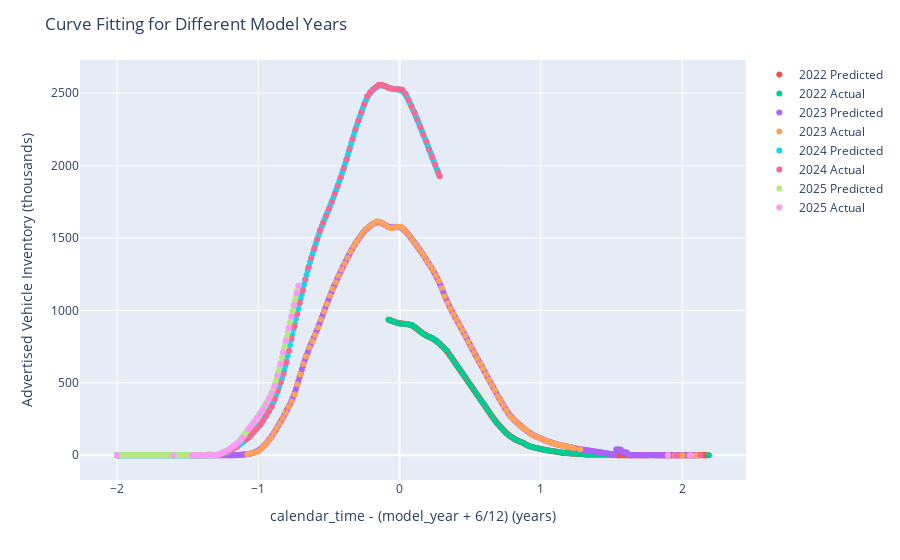
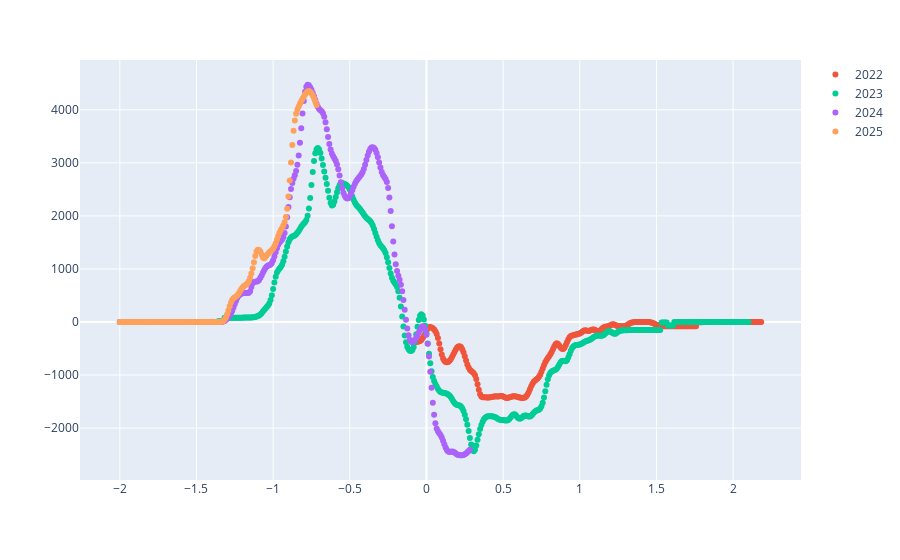

Notebook source saved alongside these figures, in order:
### Markdown cell above
# Spline Regression

### Code cell
# For each model year that we have data (2022 through 2025),
# fit a separate spline regression.  Do this so that monthly
# inventory counts can be predicted despite not having
# direct access to this information.  (All of the information
# that we have to go on is the graph from www.spglobal.com/mobility)

model_yr_range = range(2022, 2026, 1)
inventory_model = dict.fromkeys(model_yr_range)

# Create some evenly space yr_diffs for evaluating each model.
# These same yr_diffs can be used for other model years
# to compare apples to apples.
step = 1.0/120.0
a = -3.0
b = 3.0

yr_diffs = np.linspace(a, b, num=int((b - a)/step + 1))

# Create a data-frame to store the predictions from each model.
mixed_years_2 = pl.DataFrame()

# Get plotly figures set up before the loop.
fig = px.scatter()
fig_2 = px.scatter()

# Degree of spline polynomials
k = 3

# End knots must be repeated "k + 1" times.
# See: https://www.mathworks.com/help/curvefit/how-to-choose-knots.html
# The end knots must be small and large enough to bracket the data points.
model_year_knots = {
    2022: (
        np.sort(
            np.array([
                *[2.19 + 1e3 * np.finfo(float).eps]*(k + 1), 
                1.48, 1.2, 1, 0.9, 0.85, 0.8, 0.7, 0.6, 0.4, 0.3, 
                0.2, 0.15, 0.087, 0.025, 0, -0.015,
                *[-0.079428 - 1e3 * np.finfo(float).eps]*(k + 1)
            ])
        )
    ),
    2023: (
        np.sort(
            np.array([
                *[-2. - 1e3 * np.finfo(float).eps]*(k + 1), 
                -1.08, -1.02, -1., -0.95, 
                -0.93, -0.91, -0.88, -0.85, -0.82,
                -0.75, -0.73, -0.5, 
                -0.3, -0.244, -0.2, -0.18, -0.15, -0.12, -0.09, -0.05, 
                -0.03,  0.,  0.03,  0.1,  0.5,  0.95,  1.,  1.05,
                1.15,  
                *[2.1 + 1e3 * np.finfo(float).eps]*(k + 1)
            ])
        )
    ),
    2024: (
        np.sort(
            np.array([
                *[0.283906 + 1e3 * np.finfo(float).eps]*(k + 1), 
                0.1, 0.03, 0, 
                -0.03, -0.05, -0.09, -0.12, -0.15, -0.18, -0.2, -0.244, -0.3, -0.5, 
                -0.73, -0.75, -0.95, 
                -1, -1.02, -1.2, -1.22, -1.28, -1.32, -1.4, -1.45, 
                *[-2 - 1e3 * np.finfo(float).eps]*(k + 1)
            ])
        )
    ),
    2025: (
        np.sort(
            np.array([
                *[-2 - 1e3 * np.finfo(float).eps]*(k + 1),
                -1.42, -1.3, -1.27, -1.12, -1, -0.9, -0.85, -0.8, 
                *[-0.716094 + 1e3 * np.finfo(float).eps]*(k + 1)   
            ])
        )
    )
}

# Make a model for each model_year and fit the model.
for yr in model_yr_range:
    # Prepare to fit model.
    # Sometimes, we only want to work with some values in yr_diff.
    yr_diff_filter = (
        pl.when(yr == 2022)
        .then(
            (pl.col("yr_diff").is_between(-0.079428, 2.19))
        )
        .when(yr == 2023)
        .then(
            (pl.col("yr_diff").is_between(-2.0, 2.1))
        )
        .when(yr == 2024)
        .then(
            (pl.col("yr_diff").is_between(-2.0, 0.283906))
        )
        .when(yr == 2025)
        .then(
            (pl.col("yr_diff").is_between(-2.0, -0.716094))
        )
        .otherwise(True)
    )
    
    mixed_years_filtered = (mixed_years
        .filter(yr_diff_filter & (pl.col("model_year") == yr))
        .sort(by=pl.col("yr_diff"))
    )

    x = (mixed_years_filtered
        .select("yr_diff")
        .collect()
        .to_series()
        .to_numpy()
    )
    
    y = (mixed_years_filtered
        .select("advertised_inventory")
        .collect()
        .to_series()
        .to_numpy()
    )

    # Fit model.
    # current_yr_inventory_model = make_lsq_spline(
    #     x=x,
    #     y=y,
    #     t=model_year_knots[yr],
    #     k=k
    # )
    current_yr_inventory_model = KernelReg(
        endog=y,
        exog=x,
        var_type="c",
        reg_type="ll",
        bw=[0.02]
    )
    
    # Save the fitted model.
    inventory_model[yr] = current_yr_inventory_model

    # Put the predictions from current_yr_inventory_model into a new data-frame.
    mixed_years_current_preds = pl.LazyFrame(
        data={
            "yr_diff": yr_diffs,
            "model_year": None,
            "predicted_inventory": None,
            "predicted_inventory_derivative": None
        },
        schema={
            "yr_diff": pl.Float64,
            "model_year": pl.Int32,
            "predicted_inventory": pl.Float64,
            "predicted_inventory_derivative": pl.Float64
        }
    )

    # Filter it first.
    mixed_years_current_preds = (mixed_years_current_preds
        .filter(yr_diff_filter)                             
    )

    # Use the current_yr_inventory_model to get the predictions.
    # preds = current_yr_inventory_model(
    #     mixed_years_current_preds
    #         .select("yr_diff")
    #         .collect()
    #         .to_series()
    # )

    preds, derivatives = current_yr_inventory_model.fit(
        data_predict=mixed_years_current_preds
            .select("yr_diff")
            .collect()
            .to_series()
    )

    derivatives = derivatives.flatten()
    # derivatives = current_yr_inventory_model(
    #     x=mixed_years_current_preds
    #         .select("yr_diff")
    #         .collect()
    #         .to_series(),
    #     nu=1
    # )

    # Replace negative values generated by the spline regression.
    # (I cannot figure out how to put constraints on the spline regression
    # other than to just fix the predictions like I do here.)
    preds = np.where(preds < 0, 0, preds)

    mixed_years_current_preds = (mixed_years_current_preds
        .with_columns(
            model_year = pl.lit(yr),
            predicted_inventory = preds,
            predicted_inventory_derivative = derivatives
        )                 
    )
    
    # Save mixed_years_current_preds for the current model_year.
    mixed_years_2 = (mixed_years_2
        .vstack(mixed_years_current_preds.collect())     
    )

    # Make a plot of the original training data alongside the predictions.
    fig.add_scatter(
        x=(mixed_years_2
           .filter(pl.col("model_year") == yr)
           .select("yr_diff")
           .to_series()
        ),
        y=(mixed_years_2
           .filter(pl.col("model_year") == yr)
           .select("predicted_inventory")
           .to_series()
        ),
        mode="markers",
        name=f"{yr} Predicted"
    )

    fig.add_scatter(
        x=(mixed_years
           .filter(pl.col("model_year") == yr)
           .select("yr_diff")
           .collect()
           .to_series()
        ),
        y=(mixed_years
           .filter(pl.col("model_year") == yr)
           .select("advertised_inventory")
           .collect()
           .to_series()
        ),
        mode="markers",
        name=f"{yr} Actual"
    )

    # https://plotly.com/python/figure-labels/
    fig.update_layout(
        title=dict(text="Curve Fitting for Different Model Years"),
        xaxis=dict(
            title=dict(
                text="calendar_time - (model_year + 6/12) (years)"
            )
        ),
        yaxis=dict(
            title=dict(
                text="Advertised Vehicle Inventory (thousands)"
            )
        )
    )

    fig_2.add_scatter(
        x=(mixed_years_2
           .filter(pl.col("model_year") == yr)
           .select("yr_diff")
           .to_series()
        ),
        y=(mixed_years_2
           .filter(pl.col("model_year") == yr)
           .select("predicted_inventory_derivative")
           .to_series()
        ),
        mode="markers",
        name=f"{yr}"
    )

# Show the figures.
fig.show()
fig_2.show()

### Figure 1 — Plotly figure (JSON) as saved in the notebook; plotly's stock layout.template omitted (floating-point values rounded to 4 significant figures; data arrays with more than 128 entries replaced by an {"elided": "..."} marker saying what was removed)
{"data": [{"hovertemplate": "<extra></extra>", "legendgroup": "", "marker": {"color": "#636efa", "symbol": "circle"}, "mode": "markers", "name": "", "orientation": "v", "showlegend": false, "type": "scatter", "xaxis": "x", "yaxis": "y"}, {"mode": "markers", "name": "2022 Predicted", "type": "scatter", "x": {"elided": "272 float values"}, "y": {"elided": "272 float values"}}, {"mode": "markers", "name": "2022 Actual", "type": "scatter", "x": [-2, -1.6, -0.07943, -0.05857, -0.03772, -0.01686, 0.003995, 0.02485, 0.04571, 0.06656, 0.08742, 0.1083, 0.1291, 0.15, 0.1708, 0.1917, 0.2126, 0.2334, 0.2543, 0.2751, 0.296, 0.3168, 0.3377, 0.3585, 0.3794, 0.4003, 0.4211, 0.442, 0.4628, 0.4837, 0.5045, 0.5254, 0.5462, 0.5671, 0.588, 0.6088, 0.6297, 0.6505, 0.6714, 0.6922, 0.7131, 0.7339, 0.7548, 0.7757, 0.7965, 0.8174, 0.8382, 0.8591, 0.8799, 0.9008, 0.9216, 0.9425, 0.9634, 0.9842, 1.005, 1.026, 1.047, 1.068, 1.088, 1.109, 1.13, 1.151, 1.172, 1.193, 1.214, 1.234, 1.255, 1.276, 1.297, 1.318, 1.339, 1.36, 1.38, 1.401, 1.422, 1.443, 1.464, 1.485, 1.506, 2.05, 2.19], "y": [0, 0, 935.6, 928.8, 920.9, 913.0, 908.6, 908.6, 905.8, 903.1, 899.3, 883.9, 867.9, 851.4, 836.4, 824.4, 815.5, 806.9, 796.0, 778.2, 758.4, 738.5, 720.0, 686.2, 658.1, 628.0, 598.2, 568.8, 540.0, 509.9, 482.2, 451.4, 421.6, 392.6, 363.5, 334.0, 303.9, 274.2, 244.1, 219.8, 197.2, 174.2, 152.7, 136.3, 122.2, 108.9, 97.59, 92.8, 82.31, 69.88, 60.3, 56.53, 50.37, 45.92, 41.13, 36.34, 35.32, 29.5, 27.79, 25.05, 20.26, 16.84, 16.5, 13.42, 12.73, 12.73, 9.993, 8.967, 6.914, 5.203, 5.203, 5.203, 5.203, 5.203, 5.203, 5.203, 5.203, 5.203, 3.492, 0, 0]}, {"mode": "markers", "name": "2023 Predicted", "type": "scatter", "x": {"elided": "493 float values"}, "y": {"elided": "493 float values"}}, {"mode": "markers", "name": "2023 Actual", "type": "scatter", "x": [-2, -1.6, -1.078, -1.057, -1.036, -1.015, -0.9941, -0.9733, -0.9524, -0.9315, -0.9107, -0.8898, -0.869, -0.8481, -0.8273, -0.8064, -0.7856, -0.7647, -0.7438, -0.723, -0.7021, -0.6813, -0.6619, -0.6396, -0.6187, -0.5979, -0.577, -0.5561, -0.5353, -0.5144, -0.4936, -0.4727, -0.4519, -0.431, -0.4101, -0.3893, -0.3684, -0.3476, -0.3267, -0.3059, -0.285, -0.2642, -0.2433, -0.2224, -0.2016, -0.1807, -0.1599, -0.139, -0.1182, -0.09731, -0.07646, -0.0556, -0.03474, -0.01389, 0.006966, 0.02782, 0.04868, 0.06953, 0.09039, 0.1112, 0.1321, 0.153, 0.1738, 0.1947, 0.2155, 0.2364, 0.2572, 0.2781, 0.2989, 0.3198, 0.3407, 0.3615, 0.3824, 0.4032, 0.4241, 0.4449, 0.4658, 0.4866, 0.5075, 0.5284, 0.5492, 0.5701, 0.5909, 0.6118, 0.6326, 0.6535, 0.6744, 0.6952, 0.7161, 0.7369, 0.7578, 0.7786, 0.7995, 0.8203, 0.8412, 0.8621, 0.8829, 0.9038, 0.9246, 0.9455, 0.9663, 0.9872, 1.008, 1.029, 1.05, 1.071, 1.091, 1.112, 1.133, 1.154, 1.175, 1.196, 1.217, 1.237, 1.278, 1.9, 2.1, 1.95, 2, 2.05, -1.65, -1.7, -1.75, -1.8, -1.85, -1.9, -1.95], "y": [0, 0, 7.94, 9.651, 16.84, 22.31, 31.21, 53.11, 73.64, 94.51, 120.2, 154.1, 187.9, 221.1, 256.4, 293.7, 334.0, 371.0, 418.6, 489.4, 557.8, 629.4, 681.1, 744.3, 786.8, 830.2, 881.2, 936.6, 992.1, 1045.0, 1100.0, 1148.0, 1194.0, 1239.0, 1283.0, 1324.0, 1364.0, 1404.0, 1440.0, 1471.0, 1501.0, 1530.0, 1556.0, 1573.0, 1587.0, 1604.0, 1615.0, 1610.0, 1598.0, 1587.0, 1573.0, 1567.0, 1574.0, 1578.0, 1578.0, 1564.0, 1539.0, 1516.0, 1488.0, 1460.0, 1432.0, 1404.0, 1375.0, 1341.0, 1309.0, 1277.0, 1242.0, 1202.0, 1155.0, 1097.0, 1052.0, 1011.0, 972.9, 936.3, 899.0, 862.0, 825.1, 785.4, 747.8, 708.7, 669.0, 633.5, 598.9, 558.5, 520.9, 485.6, 448.0, 409.7, 376.1, 340.9, 306.3, 274.2, 254.7, 235.2, 216.7, 196.5, 181.4, 168.4, 148.9, 138.3, 129.4, 120.5, 111.3, 102.7, 95.88, 88.01, 81.85, 76.38, 71.59, 65.43, 60.3, 57.9, 54.14, 48.17, 41.97, 0, 0, 0, 0, 0, 0, 0, 0, 0, 0, 0, 0]}, {"mode": "markers", "name": "2024 Predicted", "type": "scatter", "x": {"elided": "275 float values"}, "y": {"elided": "275 float values"}}, {"mode": "markers", "name": "2024 Actual", "type": "scatter", "x": [-2, -1.6, -1.486, -1.465, -1.444, -1.423, -1.403, -1.382, -1.361, -1.34, -1.319, -1.298, -1.277, -1.257, -1.236, -1.215, -1.194, -1.173, -1.152, -1.092, -1.071, -1.05, -1.029, -1.008, -0.9873, -0.9665, -0.9456, -0.9248, -0.9039, -0.8831, -0.8622, -0.8414, -0.8205, -0.8015, -0.7835, -0.7646, -0.7456, -0.7266, -0.7067, -0.6856, -0.6669, -0.6461, -0.6252, -0.6044, -0.5835, -0.5626, -0.5418, -0.5209, -0.5001, -0.4792, -0.4584, -0.4375, -0.4167, -0.3958, -0.3749, -0.3541, -0.3332, -0.3124, -0.2915, -0.2707, -0.2498, -0.229, -0.2081, -0.1872, -0.1664, -0.1455, -0.1247, -0.1038, -0.08297, -0.06211, -0.04125, -0.0204, 0.000457, 0.02131, 0.04217, 0.06302, 0.08388, 0.1047, 0.1256, 0.1464, 0.1673, 0.1882, 0.209, 0.2299, 0.2507, 0.2716, 0.2839, 1.959, 2.13], "y": [0, 0, 0, 0, 0, 0, 0, 0, 0, 0, 0, 0, 2.465, 5.545, 13.76, 25.39, 36.34, 48.32, 59.27, 106.1, 120.9, 141.7, 165.0, 186.6, 209.1, 239.3, 272.1, 303.2, 337.1, 389.1, 446.3, 503.8, 563.0, 639.7, 721.1, 808.8, 891.3, 973.7, 1055.0, 1138.0, 1213.0, 1295.0, 1361.0, 1427.0, 1491.0, 1554.0, 1603.0, 1653.0, 1699.0, 1749.0, 1805.0, 1861.0, 1919.0, 1977.0, 2044.0, 2113.0, 2182.0, 2251.0, 2311.0, 2366.0, 2424.0, 2479.0, 2507.0, 2525.0, 2543.0, 2558.0, 2557.0, 2548.0, 2539.0, 2532.0, 2527.0, 2527.0, 2526.0, 2523.0, 2496.0, 2453.0, 2409.0, 2366.0, 2318.0, 2266.0, 2214.0, 2165.0, 2111.0, 2060.0, 2007.0, 1955.0, 1927.0, 0, 0]}, {"mode": "markers", "name": "2025 Predicted", "type": "scatter", "x": {"elided": "155 float values"}, "y": {"elided": "155 float values"}}, {"mode": "markers", "name": "2025 Actual", "type": "scatter", "x": [-2, -1.6, -1.469, -1.449, -1.428, -1.407, -1.386, -1.365, -1.345, -1.324, -1.303, -1.282, -1.261, -1.24, -1.219, -1.199, -1.178, -1.157, -1.136, -1.115, -1.072, -1.051, -1.03, -1.009, -0.9882, -0.9673, -0.9465, -0.9256, -0.9047, -0.8839, -0.864, -0.8441, -0.8242, -0.8052, -0.7853, -0.7663, -0.7483, -0.7294, -0.7161, 1.9, 2.063], "y": [0, 0, 0, 0, 0, 0, 0, 0, 0, 0, 0, 3.15, 14.1, 23.34, 32.92, 46.61, 61.32, 75.69, 91.09, 119.2, 180.7, 203.0, 230.4, 258.1, 286.1, 317.3, 354.2, 391.2, 429.9, 475.7, 551.0, 630.0, 710.6, 790.0, 874.7, 958.3, 1037.0, 1120.0, 1169.0, 0, 0]}], "layout": {"legend": {"tracegroupgap": 0}, "margin": {"t": 60}, "title": {"text": "Curve Fitting for Different Model Years"}, "xaxis": {"anchor": "y", "domain": [0, 1], "title": {"text": "calendar_time - (model_year + 6/12) (years)"}}, "yaxis": {"anchor": "x", "domain": [0, 1], "title": {"text": "Advertised Vehicle Inventory (thousands)"}}}}

### Figure 2 — Plotly figure (JSON) as saved in the notebook; plotly's stock layout.template omitted (floating-point values rounded to 4 significant figures; data arrays with more than 128 entries replaced by an {"elided": "..."} marker saying what was removed)
{"data": [{"hovertemplate": "<extra></extra>", "legendgroup": "", "marker": {"color": "#636efa", "symbol": "circle"}, "mode": "markers", "name": "", "orientation": "v", "showlegend": false, "type": "scatter", "xaxis": "x", "yaxis": "y"}, {"mode": "markers", "name": "2022", "type": "scatter", "x": {"elided": "272 float values"}, "y": {"elided": "272 float values"}}, {"mode": "markers", "name": "2023", "type": "scatter", "x": {"elided": "493 float values"}, "y": {"elided": "493 float values"}}, {"mode": "markers", "name": "2024", "type": "scatter", "x": {"elided": "275 float values"}, "y": {"elided": "275 float values"}}, {"mode": "markers", "name": "2025", "type": "scatter", "x": {"elided": "155 float values"}, "y": {"elided": "155 float values"}}], "layout": {"legend": {"tracegroupgap": 0}, "margin": {"t": 60}, "xaxis": {"anchor": "y", "domain": [0, 1]}, "yaxis": {"anchor": "x", "domain": [0, 1]}}}
